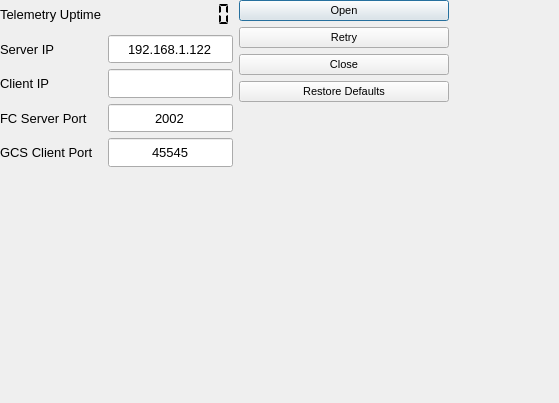
<?xml version="1.0" encoding="UTF-8"?>
<ui version="4.0">
 <class>wifiComms</class>
 <widget class="QWidget" name="wifiComms">
  <property name="geometry">
   <rect>
    <x>0</x>
    <y>0</y>
    <width>559</width>
    <height>403</height>
   </rect>
  </property>
  <property name="windowTitle">
   <string>Wifi Communications Link</string>
  </property>
  <widget class="QWidget" name="horizontalLayoutWidget">
   <property name="geometry">
    <rect>
     <x>0</x>
     <y>0</y>
     <width>449</width>
     <height>167</height>
    </rect>
   </property>
   <layout class="QHBoxLayout" name="horizontalLayout">
    <item>
     <layout class="QGridLayout" name="gridLayout">
      <item row="3" column="0">
       <widget class="QLabel" name="label_2">
        <property name="font">
         <font>
          <pointsize>10</pointsize>
          <weight>50</weight>
          <bold>false</bold>
         </font>
        </property>
        <property name="text">
         <string>FC Server Port</string>
        </property>
       </widget>
      </item>
      <item row="1" column="2">
       <widget class="QLineEdit" name="serverIPlineEdit">
        <property name="sizePolicy">
         <sizepolicy hsizetype="MinimumExpanding" vsizetype="MinimumExpanding">
          <horstretch>0</horstretch>
          <verstretch>0</verstretch>
         </sizepolicy>
        </property>
        <property name="font">
         <font>
          <pointsize>10</pointsize>
          <weight>50</weight>
          <bold>false</bold>
         </font>
        </property>
        <property name="text">
         <string>192.168.1.122</string>
        </property>
        <property name="alignment">
         <set>Qt::AlignCenter</set>
        </property>
       </widget>
      </item>
      <item row="1" column="0">
       <widget class="QLabel" name="label">
        <property name="font">
         <font>
          <pointsize>10</pointsize>
          <weight>50</weight>
          <bold>false</bold>
         </font>
        </property>
        <property name="text">
         <string>Server IP</string>
        </property>
       </widget>
      </item>
      <item row="0" column="2">
       <widget class="QLCDNumber" name="uptimelcdNumber">
        <property name="sizePolicy">
         <sizepolicy hsizetype="MinimumExpanding" vsizetype="MinimumExpanding">
          <horstretch>0</horstretch>
          <verstretch>0</verstretch>
         </sizepolicy>
        </property>
        <property name="font">
         <font>
          <pointsize>12</pointsize>
          <weight>50</weight>
          <bold>false</bold>
         </font>
        </property>
        <property name="frameShape">
         <enum>QFrame::NoFrame</enum>
        </property>
        <property name="frameShadow">
         <enum>QFrame::Plain</enum>
        </property>
        <property name="numDigits">
         <number>10</number>
        </property>
        <property name="segmentStyle">
         <enum>QLCDNumber::Flat</enum>
        </property>
       </widget>
      </item>
      <item row="0" column="0">
       <widget class="QLabel" name="label_5">
        <property name="font">
         <font>
          <pointsize>10</pointsize>
          <weight>50</weight>
          <bold>false</bold>
         </font>
        </property>
        <property name="text">
         <string>Telemetry Uptime</string>
        </property>
       </widget>
      </item>
      <item row="2" column="0">
       <widget class="QLabel" name="label_3">
        <property name="font">
         <font>
          <pointsize>10</pointsize>
          <weight>50</weight>
          <bold>false</bold>
         </font>
        </property>
        <property name="text">
         <string>Client IP</string>
        </property>
       </widget>
      </item>
      <item row="2" column="2">
       <widget class="QLineEdit" name="clientIPlineEdit">
        <property name="sizePolicy">
         <sizepolicy hsizetype="MinimumExpanding" vsizetype="MinimumExpanding">
          <horstretch>0</horstretch>
          <verstretch>0</verstretch>
         </sizepolicy>
        </property>
        <property name="font">
         <font>
          <pointsize>10</pointsize>
          <weight>50</weight>
          <bold>false</bold>
         </font>
        </property>
        <property name="text">
         <string/>
        </property>
        <property name="alignment">
         <set>Qt::AlignCenter</set>
        </property>
        <property name="readOnly">
         <bool>false</bool>
        </property>
       </widget>
      </item>
      <item row="4" column="0">
       <widget class="QLabel" name="label_4">
        <property name="font">
         <font>
          <pointsize>10</pointsize>
          <weight>50</weight>
          <bold>false</bold>
         </font>
        </property>
        <property name="text">
         <string>GCS Client Port</string>
        </property>
       </widget>
      </item>
      <item row="4" column="2">
       <widget class="QLineEdit" name="clientPortlineEdit">
        <property name="sizePolicy">
         <sizepolicy hsizetype="MinimumExpanding" vsizetype="MinimumExpanding">
          <horstretch>0</horstretch>
          <verstretch>0</verstretch>
         </sizepolicy>
        </property>
        <property name="font">
         <font>
          <pointsize>10</pointsize>
          <weight>50</weight>
          <bold>false</bold>
         </font>
        </property>
        <property name="text">
         <string>45545</string>
        </property>
        <property name="alignment">
         <set>Qt::AlignCenter</set>
        </property>
       </widget>
      </item>
      <item row="3" column="2">
       <widget class="QLineEdit" name="serverPortlineEdit">
        <property name="sizePolicy">
         <sizepolicy hsizetype="MinimumExpanding" vsizetype="MinimumExpanding">
          <horstretch>0</horstretch>
          <verstretch>0</verstretch>
         </sizepolicy>
        </property>
        <property name="font">
         <font>
          <pointsize>10</pointsize>
          <weight>50</weight>
          <bold>false</bold>
         </font>
        </property>
        <property name="text">
         <string>2002</string>
        </property>
        <property name="alignment">
         <set>Qt::AlignCenter</set>
        </property>
       </widget>
      </item>
     </layout>
    </item>
    <item>
     <widget class="QDialogButtonBox" name="connectionbuttonBox">
      <property name="sizePolicy">
       <sizepolicy hsizetype="MinimumExpanding" vsizetype="MinimumExpanding">
        <horstretch>0</horstretch>
        <verstretch>0</verstretch>
       </sizepolicy>
      </property>
      <property name="font">
       <font>
        <pointsize>8</pointsize>
       </font>
      </property>
      <property name="orientation">
       <enum>Qt::Vertical</enum>
      </property>
      <property name="standardButtons">
       <set>QDialogButtonBox::Close|QDialogButtonBox::Open|QDialogButtonBox::RestoreDefaults|QDialogButtonBox::Retry</set>
      </property>
      <property name="centerButtons">
       <bool>false</bool>
      </property>
     </widget>
    </item>
   </layout>
  </widget>
 </widget>
 <tabstops>
  <tabstop>connectionbuttonBox</tabstop>
  <tabstop>serverIPlineEdit</tabstop>
  <tabstop>clientIPlineEdit</tabstop>
  <tabstop>serverPortlineEdit</tabstop>
  <tabstop>clientPortlineEdit</tabstop>
 </tabstops>
 <resources/>
 <connections>
  <connection>
   <sender>connectionbuttonBox</sender>
   <signal>clicked(QAbstractButton*)</signal>
   <receiver>wifiComms</receiver>
   <slot>buttonBoxChanged(QAbstractButton*)</slot>
   <hints>
    <hint type="sourcelabel">
     <x>355</x>
     <y>67</y>
    </hint>
    <hint type="destinationlabel">
     <x>265</x>
     <y>74</y>
    </hint>
   </hints>
  </connection>
 </connections>
 <slots>
  <slot>buttonBoxChanged(QAbstractButton*)</slot>
 </slots>
</ui>
